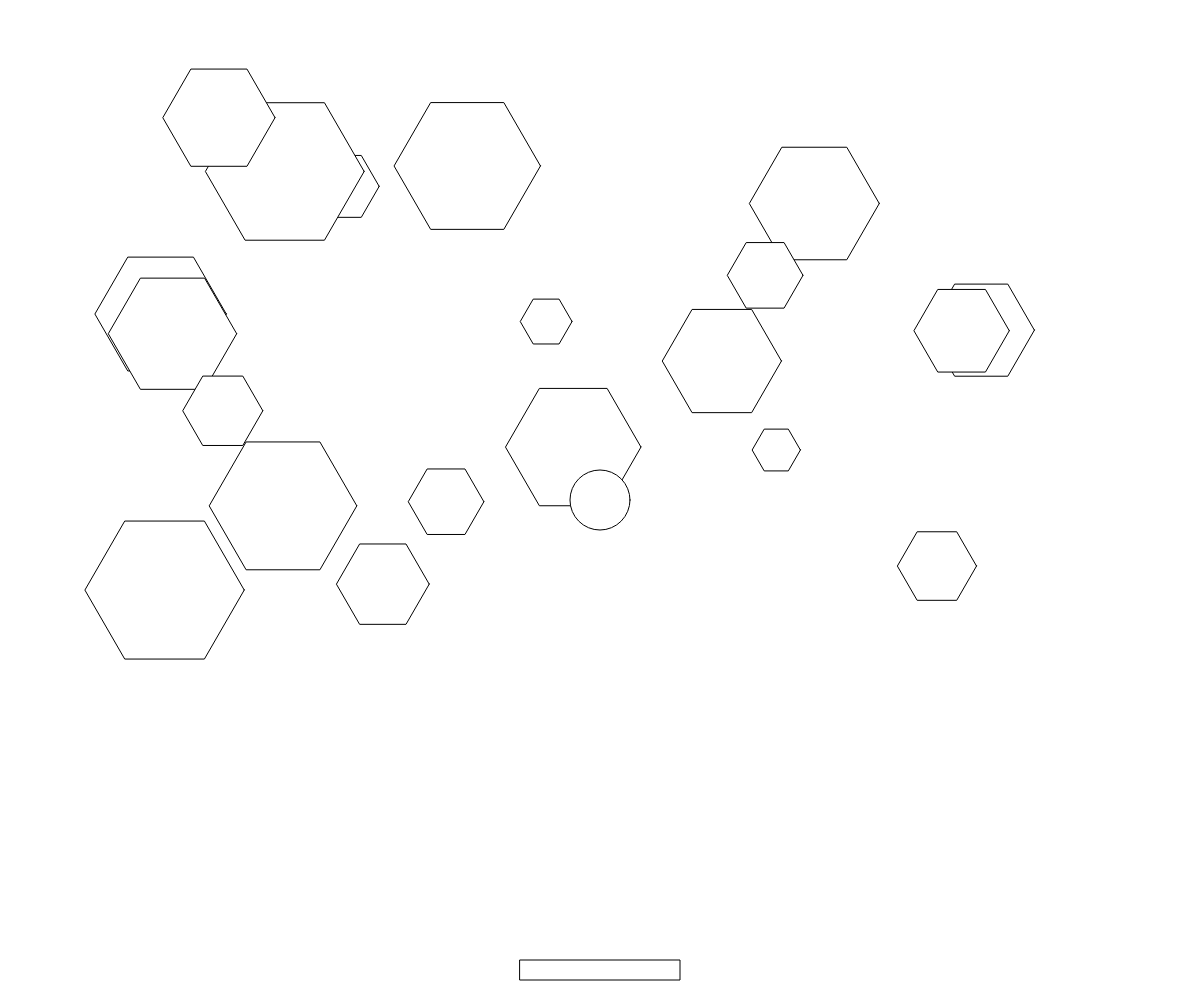
Frame 1 (no input)
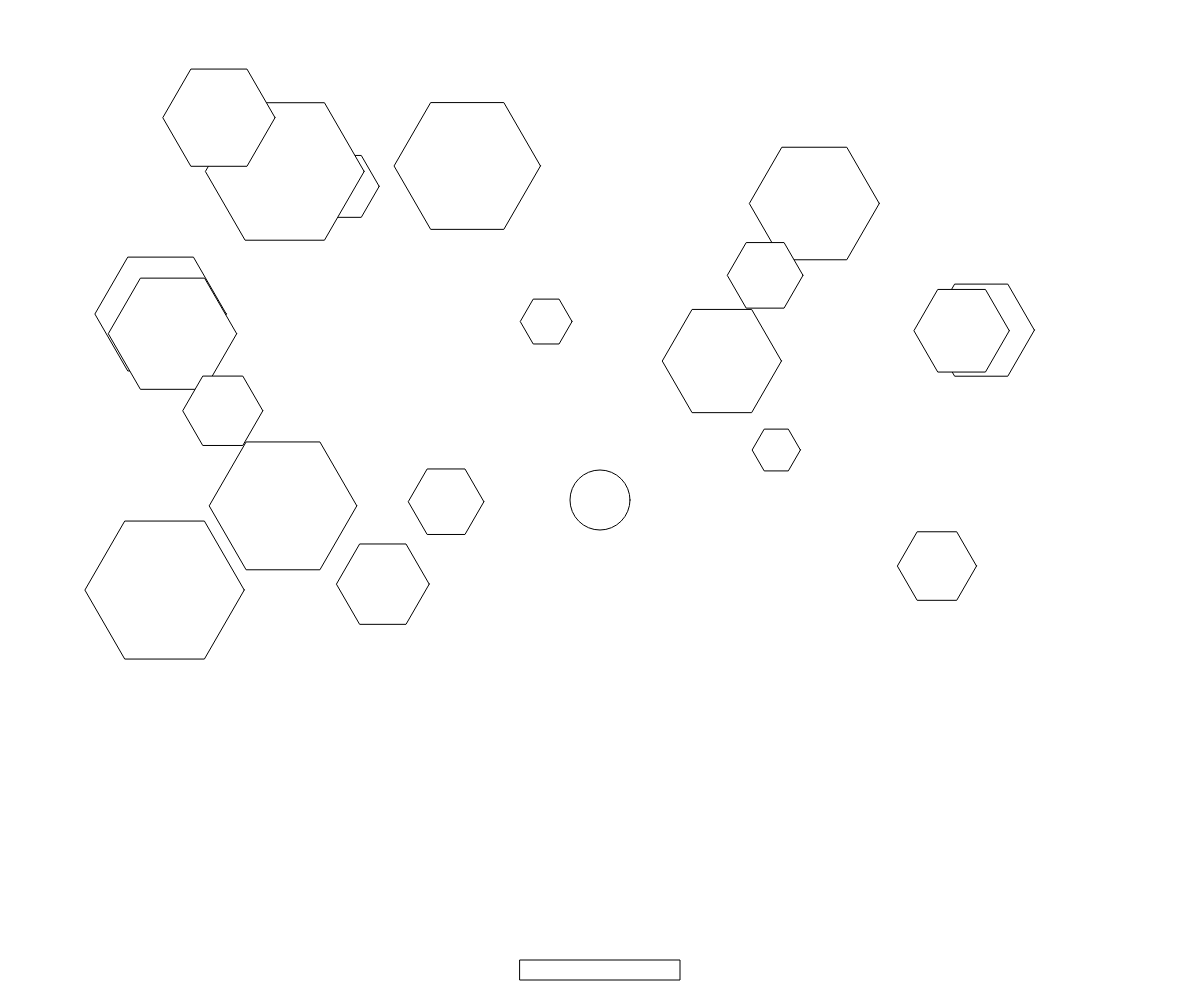
Frame 60 (no input)
Frame 120 (the mouse pressed at the canvas centre since frame 60): identical to frame 60, image omitted

The p5.js sketch that drew these frames (run headless with seeded random() and noise() and a simulated clock; from frame 60 on, the mouse is pressed at the canvas centre):

// p5.js sketch
// ── sketch.js
var paddle;
var ball;
var bricks = [];

var playingGame = false;
var youWin = false;
var winText;

function setup() {
  createCanvas(windowWidth, windowHeight);

  paddle = new Paddle();
  ball = new Ball();

  for (var i = 0; i < 20; i++) {
    bricks.push(new Brick());
  }
  createText();
}

function draw() {
  background(255);

  // bricks
  for (var i = 0; i < bricks.length; i++) {
    bricks[i].display();
    if (ball.hits(bricks[i])) {
      if (bricks[i].r >= 40) {
        bricks[i].r = bricks[i].r / 2;
      } else {
        bricks.splice(i, 1);
      }
      ball.direction.y *= -1;
    }
  }

  // paddle
  paddle.display();
  if (playingGame) paddle.checkEdges();
  if (playingGame) paddle.update();

  // ball
  if (ball.meets(paddle)) {
    if (ball.direction.y > 0) ball.direction.y *= -1;
  }
  ball.display();
  if (playingGame) ball.checkEdges();
  if (playingGame) ball.update();

  // game logics
  if (ball.pos.y > height) {
    ball.pos = createVector(width / 2, height / 2);
    playingGame = false;
  }

  if (bricks.length === 0) {
    youWin = true;
    playingGame = false;
  }

  if (youWin) {
    winText.style('display', 'block');
  } else {
    winText.style('display', 'none');
  }
}

function keyReleased() {
  paddle.isMovingRight = false;
  paddle.isMovingLeft = false;
}

function keyPressed() {
  if (key === 'a' || key === 'A') {
    paddle.isMovingLeft = true;
  } else if (key === 'd' || key === 'D') {
    paddle.isMovingRight = true;
  } else if (key === 's' || key === 'S') {
    if (bricks.length === 0) {
      for (var i = 0; i < 20; i++) {
        bricks.push(new Brick());
      }
    }
    playingGame = true;
    youWin = false;
  }
}

function createText() {
  winText = createP('YOU WIN!');
  winText.position(width / 2, 80);
}

// ── ball.js
function Ball() {
  this.pos = createVector(width / 2, height / 2);

  this.r = 30;
  this.vel = createVector(1, 1).mult(4);
  this.direction = createVector(1, 1);

  this.update = function() {
    this.pos.x += this.vel.x * this.direction.x;
    this.pos.y += this.vel.y * this.direction.y;
  }

  this.display = function() {
    ellipse(this.pos.x, this.pos.y, this.r * 2, this.r * 2);
  }

  this.checkEdges = function() {
    if (this.pos.x > width - this.r && this.direction.x > 0) {
      this.direction.x *= -1;
    }
    if (this.pos.x < this.r && this.direction.x < 0) {
      this.direction.x *= -1;
    }
    if (this.pos.y < this.r && ball.direction.y < 0) this.direction.y *= -1;
  }

  this.meets = function(paddle) {
    if (this.pos.y < paddle.pos.y &&
        this.pos.y > paddle.pos.y - this.r &&
        ball.pos.x > paddle.pos.x - ball.r &&
        ball.pos.x < paddle.pos.x + paddle.w + ball.r) {
      return true;
    } else {
      return false;
    }
  }

  this.hits = function(brick) {
    var d = dist(this.pos.x, this.pos.y, brick.pos.x, brick.pos.y);
    if (d < brick.r + this.r) {
      return true;
    } else {
      return false;
    }
  }
}

// ── brick.js
function Brick(pos, r) {
  this.pos = createVector(random(100, width - 100), random(100, height - 400));
  this.r = random(20, 80);
  this.total = 6;

  this.display = function() {
    push();
    translate(this.pos.x, this.pos.y);
    beginShape();
    for (var i = 0; i < this.total; i++) {
      var angle = map(i, 0, this.total, 0, TWO_PI);
      var r = this.r;
      var x = r * cos(angle);
      var y = r * sin(angle);
      vertex(x, y);
    }
    endShape(CLOSE);
    pop();
  }
}

// ── paddle.js
function Paddle() {
  this.w = 160;
  this.h = 20;
  this.pos = createVector(width / 2 - this.w / 2, height - 40);
  this.isMovingLeft = false;
  this.isMovingRight = false;

  this.display = function() {
    rect(this.pos.x, this.pos.y, this.w, this.h);
  }

  this.update = function() {
    if (this.isMovingLeft) {
      this.move(-20);
    } else if (this.isMovingRight) {
      this.move(20);
    }
  }

  this.move = function(step) {
    this.pos.x += step;
  }

  this.checkEdges = function() {
    if (this.pos.x <= 0) this.pos.x = 0;
    else if (this.pos.x + this.w >= width) this.pos.x = width - this.w;
  }
}
